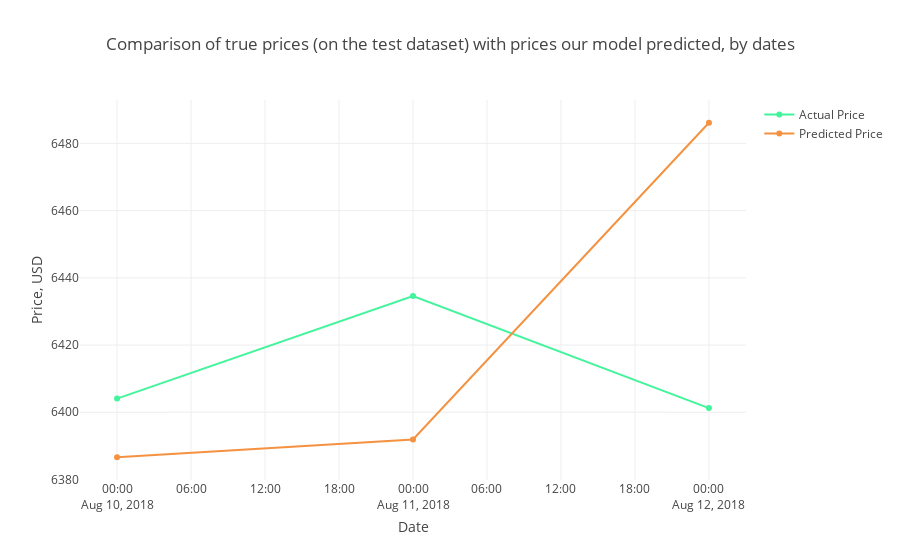

Notebook code cell kept with this figure:
### Code cell
# Ahora se extrae con el formato de fechas y se traza 
Test_Dates =df_evaluation_x['total_number_btc'].index

trace1 = go.Scatter(x=Test_Dates, y=observated_evaluation, name= 'Actual Price',
                   line = dict(color = ('rgb(66, 244, 155)'),width = 2))
trace2 = go.Scatter(x=Test_Dates, y=predicted_evaluation, name= 'Predicted Price',
                   line = dict(color = ('rgb(244, 146, 65)'),width = 2))
data = [trace1, trace2]
layout = dict(title = 'Comparison of true prices (on the test dataset) with prices our model predicted, by dates',
             xaxis = dict(title = 'Date'), yaxis = dict(title = 'Price, USD'))
fig = dict(data=data, layout=layout)
py.iplot(fig, filename='results_demonstrating1')

### Figure 1 — Plotly figure (JSON) as saved in the notebook; plotly's stock layout.template omitted (floating-point values rounded to 4 significant figures)
{"data": [{"line": {"color": "rgb(66, 244, 155)", "width": 2}, "name": "Actual Price", "type": "scatter", "x": ["2018-08-10", "2018-08-11", "2018-08-12", "2018-08-13", "2018-08-14", "2018-08-15", "2018-08-16", "2018-08-17", "2018-08-18", "2018-08-19", "2018-08-20", "2018-08-21", "2018-08-22"], "y": [6404.0, 6435.0, 6401.0]}, {"line": {"color": "rgb(244, 146, 65)", "width": 2}, "name": "Predicted Price", "type": "scatter", "x": ["2018-08-10", "2018-08-11", "2018-08-12", "2018-08-13", "2018-08-14", "2018-08-15", "2018-08-16", "2018-08-17", "2018-08-18", "2018-08-19", "2018-08-20", "2018-08-21", "2018-08-22"], "y": [6387.0, 6392.0, 6486.0]}], "layout": {"title": "Comparison of true prices (on the test dataset) with prices our model predicted, by dates", "xaxis": {"title": "Date"}, "yaxis": {"title": "Price, USD"}}}
